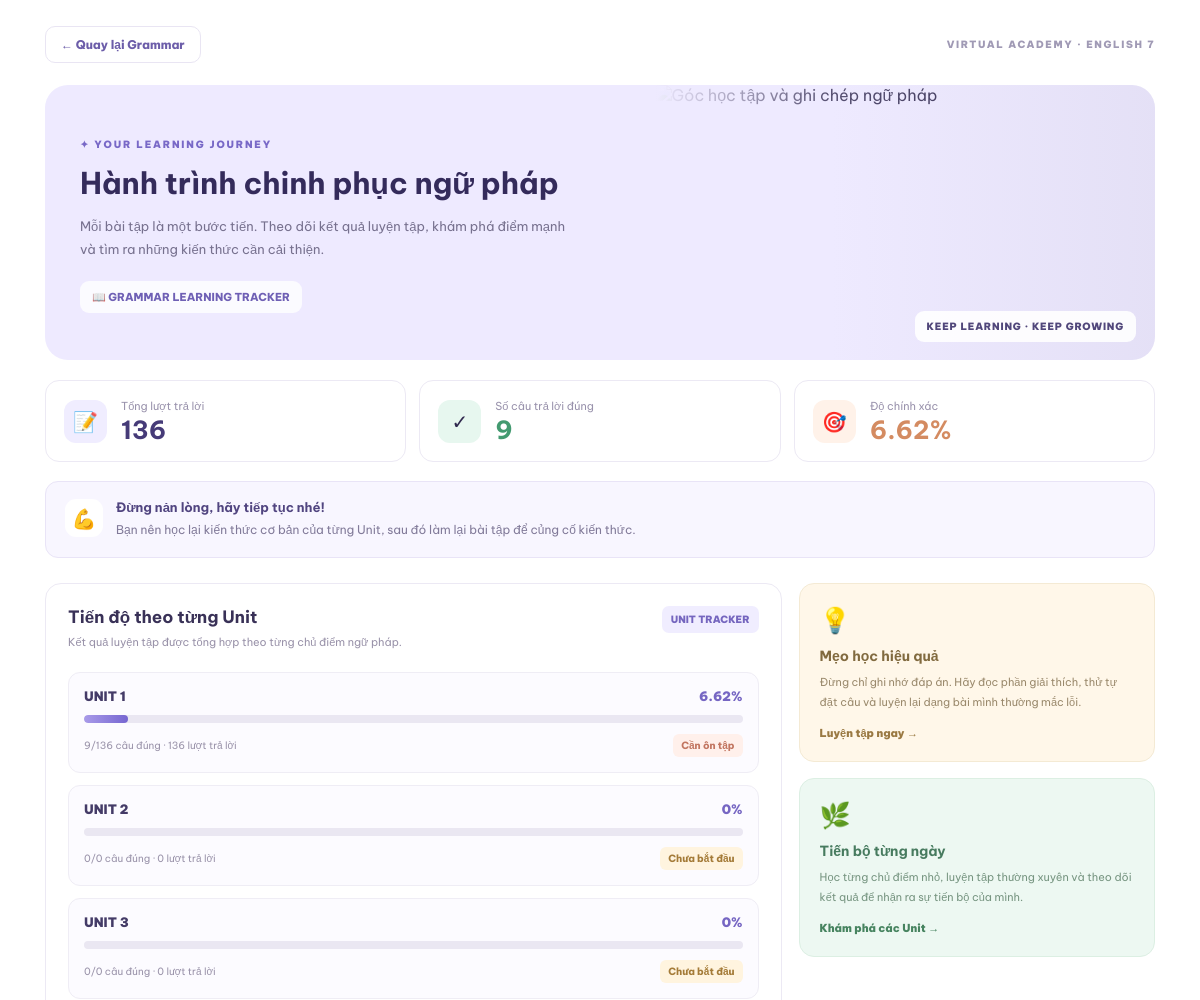
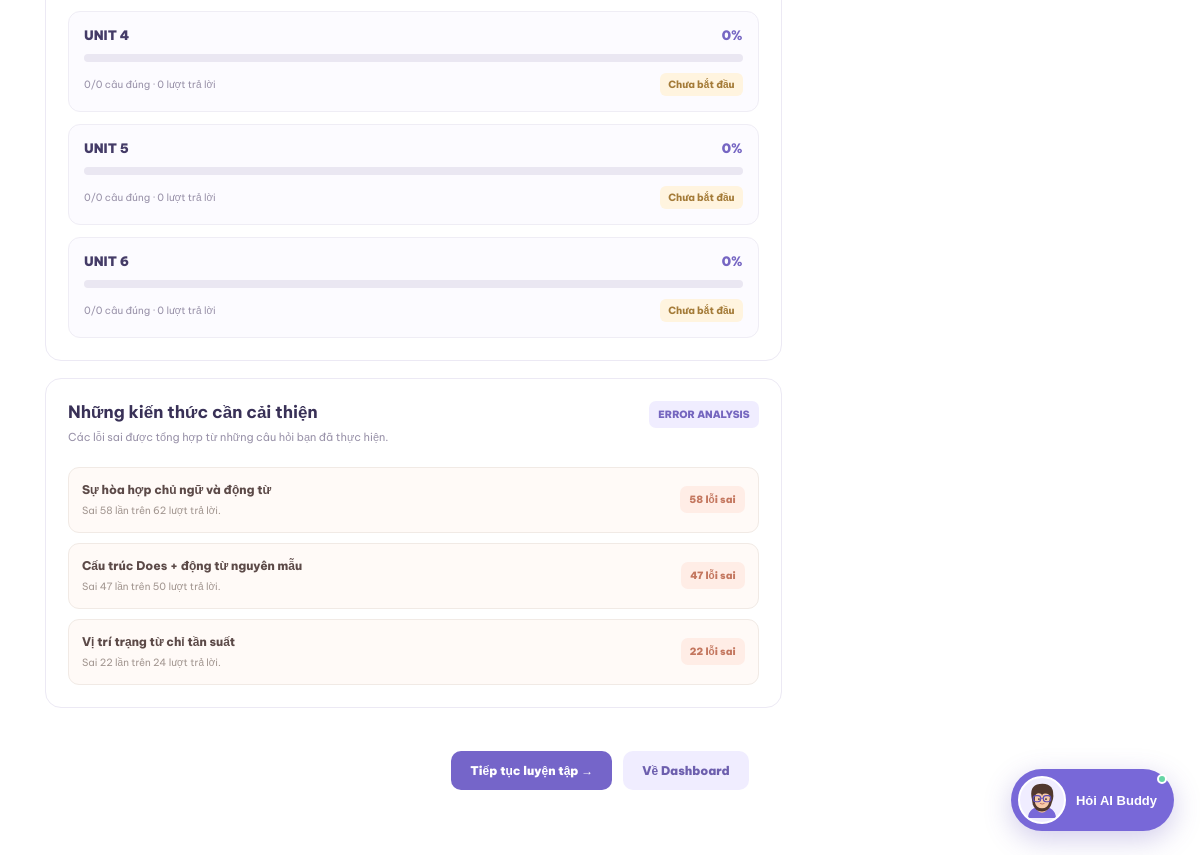
The page /grammar/progress (signed in) on the database its author committed (2 pictures, top to bottom).
### database.py (models this page shows)
class GrammarAttempt(db.Model):
    __tablename__ = "grammar_attempts"
    id = db.Column(db.Integer, primary_key=True)
    user_id = db.Column(
        db.Integer,
        db.ForeignKey("users.id"),
        nullable=False
    )
    question_id = db.Column(
        db.Integer,
        db.ForeignKey("grammar_questions.id"),
        nullable=False
    )
    user_answer = db.Column(db.Text)
    is_correct = db.Column(db.Boolean, default=False)
    attempted_at = db.Column(db.DateTime, default=datetime.utcnow)

class GrammarQuestion(db.Model):
    __tablename__ = "grammar_questions"
    id = db.Column(db.Integer, primary_key=True)
    unit = db.Column(db.Integer, nullable=False)
    topic = db.Column(db.String(150), nullable=False)
    question_type = db.Column(db.String(50), default="multiple_choice")
    question_text = db.Column(db.Text, nullable=False)
    option_a = db.Column(db.Text)
    option_b = db.Column(db.Text)
    option_c = db.Column(db.Text)
    option_d = db.Column(db.Text)
    correct_answer = db.Column(db.Text, nullable=False)
    explanation = db.Column(db.Text)
    difficulty = db.Column(db.String(30), default="basic")
    error_tag = db.Column(db.String(100))
    created_at = db.Column(db.DateTime, default=datetime.utcnow)

### grammar.py (the view)
@grammar_bp.route("/grammar/progress")
@student_required
def grammar_progress():
    attempts = db.session.query(
        GrammarAttempt,
        GrammarQuestion.unit,
        GrammarQuestion.error_tag
    ).join(
        GrammarQuestion,
        GrammarAttempt.question_id == GrammarQuestion.id
    ).filter(
        GrammarAttempt.user_id == current_user.id
    ).all()
    total_attempts = len(attempts)
    correct_attempts = sum(
        1 for attempt, unit, tag in attempts if attempt.is_correct
    )
    accuracy = (
        round(correct_attempts / total_attempts * 100, 2)
        if total_attempts else 0
    )
    unit_results = []
    for unit in range(1, 7):
        unit_attempts = [
            attempt
            for attempt, question_unit, tag in attempts
            if question_unit == unit
        ]
        unit_total = len(unit_attempts)
        unit_correct = sum(
            1 for attempt in unit_attempts if attempt.is_correct
        )
        unit_results.append({
            "unit": unit,
            "total": unit_total,
            "correct": unit_correct,
            "accuracy": (
                round(unit_correct / unit_total * 100, 2)
                if unit_total else 0
            )
        })
    error_stats = {}
    for attempt, unit, tag in attempts:
        if not tag:
            continue
        if tag not in error_stats:
            error_stats[tag] = {
                "total": 0,
                "incorrect": 0
            }
        error_stats[tag]["total"] += 1
        if not attempt.is_correct:
            error_stats[tag]["incorrect"] += 1
    return render_template(
        "grammar_progress.html",
        total_attempts=total_attempts,
        correct_attempts=correct_attempts,
        accuracy=accuracy,
        unit_results=unit_results,
        error_stats=error_stats
    )

### app.py (called while the page is built)
@login_manager.user_loader
def load_user(user_id):
    return db.session.get(User, int(user_id))

### grammar.py (called while the page is built)
def student_required(function):
    @wraps(function)
    @login_required
    def wrapper(*args, **kwargs):
        if current_user.role != "student":
            abort(403)
        return function(*args, **kwargs)
    return wrapper

### templates/grammar_progress.html (shortened to what this page needs)
{% extends "base.html" %}
{% block content %}
<div class="grp-page">
    <div class="grp-topbar">
        <a href="{{ url_for('grammar.grammar_home') }}" class="grp-back">
            ← Quay lại Grammar
        </a>
        <span class="grp-top-label">VIRTUAL ACADEMY · ENGLISH 7</span>
    </div>
    <section class="grp-hero">
        <div class="grp-hero-content">
            <div class="grp-eyebrow">✦ YOUR LEARNING JOURNEY</div>
            <h1>Hành trình chinh phục ngữ pháp</h1>
            <p>
                Mỗi bài tập là một bước tiến. Theo dõi kết quả luyện tập,
                khám phá điểm mạnh và tìm ra những kiến thức cần cải thiện.
            </p>
            <div class="grp-hero-note">
                📖 GRAMMAR LEARNING TRACKER
            </div>
        </div>
        <div class="grp-hero-image">
            <img
                src="https://images.unsplash.com/photo-1455390582262-044cdead277a?w=1000&auto=format&fit=crop&q=85"
                alt="Góc học tập và ghi chép ngữ pháp"
            >
            <span class="grp-image-label">KEEP LEARNING · KEEP GROWING</span>
        </div>
    </section>
    <section class="grp-overview">
        <div class="grp-stat">
            <div class="grp-stat-icon">📝</div>
            <div>
                <span class="grp-stat-label">Tổng lượt trả lời</span>
                <strong>{{ total_attempts }}</strong>
            </div>
        </div>
        <div class="grp-stat">
            <div class="grp-stat-icon">✓</div>
            <div>
                <span class="grp-stat-label">Số câu trả lời đúng</span>
                <strong>{{ correct_attempts }}</strong>
            </div>
        </div>
        <div class="grp-stat">
            <div class="grp-stat-icon">🎯</div>
            <div>
                <span class="grp-stat-label">Độ chính xác</span>
                <strong>{{ accuracy }}%</strong>
            </div>
        </div>
    </section>
    {% if total_attempts > 0 %}
    <section class="grp-feedback">
        <div class="grp-feedback-icon">
            {% if accuracy >= 90 %}
                🏆
            {% elif accuracy >= 70 %}
                🌟
            {% elif accuracy >= 50 %}
                🌱
            {% else %}
                💪
            {% endif %}
        </div>
        <div>
            {% if accuracy >= 90 %}
                <strong>Kết quả xuất sắc!</strong>
                <p>
                    Bạn đang nắm khá vững kiến thức ngữ pháp.
                    Hãy tiếp tục luyện tập để duy trì phong độ.
                </p>
            {% elif accuracy >= 70 %}
                <strong>Bạn đang tiến bộ rất tốt!</strong>
                <p>
                    Bạn đã có nền tảng tương đối vững.
                    Hãy tập trung sửa những lỗi còn lặp lại để cải thiện kết quả.
                </p>
            {% elif accuracy >= 50 %}
                <strong>Bạn đang từng bước tiến bộ.</strong>
                <p>
                    Hãy xem lại các câu trả lời sai và ôn tập những chủ điểm
                    ngữ pháp còn chưa chắc chắn.
                </p>
            {% else %}
                <strong>Đừng nản lòng, hãy tiếp tục nhé!</strong>
                <p>
                    Bạn nên học lại kiến thức cơ bản của từng Unit,
                    sau đó làm lại bài tập để củng cố kiến thức.
                </p>
            {% endif %}
        </div>
    </section>
    {% endif %}
    <div class="grp-main-grid">
        <div class="grp-content-column">
            <section class="grp-panel">
                <div class="grp-panel-heading">
                    <div>
                        <h2>Tiến độ theo từng Unit</h2>
                        <p>Kết quả luyện tập được tổng hợp theo từng chủ điểm ngữ pháp.</p>
                    </div>
                    <span class="grp-panel-badge">UNIT TRACKER</span>
                </div>
                {% if total_attempts > 0 %}
                <div class="grp-unit-list">
                    {% for item in unit_results %}
                    <div class="grp-unit">
                        <div class="grp-unit-top">
                            <span class="grp-unit-name">UNIT {{ item.unit }}</span>
                            <span class="grp-unit-score">{{ item.accuracy }}%</span>
                        </div>
                        <div class="grp-track">
                            <div class="grp-fill" data-width="{{ item.accuracy }}"></div>
                        </div>
                        <div class="grp-unit-bottom">
                            <span class="grp-unit-detail">
                                {{ item.correct }}/{{ item.total }} câu đúng
                                · {{ item.total }} lượt trả lời
                            </span>
                            {% if item.total == 0 %}
                            <span class="grp-status medium">Chưa bắt đầu</span>
                            {% elif item.accuracy >= 80 %}
                            <span class="grp-status good">Nắm vững</span>
                            {% elif item.accuracy >= 50 %}
                            <span class="grp-status medium">Cần luyện thêm</span>
                            {% else %}
                            <span class="grp-status low">Cần ôn tập</span>
                            {% endif %}
                        </div>
                    </div>
                    {% endfor %}
                </div>
                {% endif %}
            </section>
            <section class="grp-panel">
                <div class="grp-panel-heading">
                    <div>
                        <h2>Những kiến thức cần cải thiện</h2>
                        <p>Các lỗi sai được tổng hợp từ những câu hỏi bạn đã thực hiện.</p>
                    </div>
                    <span class="grp-panel-badge">ERROR ANALYSIS</span>
                </div>
                {% if error_stats %}
                {% set has_errors = namespace(value=false) %}
                <div class="grp-errors">
                    {% for tag, stats in error_stats.items() %}
                        {% if stats.incorrect > 0 %}
                            {% set has_errors.value = true %}
                            <div class="grp-error">
                                <div>
                                    <div class="grp-error-name">
                                        {{ error_names.get(tag, tag) }}
                                    </div>
                                    <div class="grp-error-description">
                                        Sai {{ stats.incorrect }} lần
                                        trên {{ stats.total }} lượt trả lời.
                                    </div>
                                </div>
                                <span class="grp-error-count">
                                    {{ stats.incorrect }} lỗi sai
                                </span>
                            </div>
                        {% endif %}
                    {% endfor %}
                </div>
                {% endif %}
            </section>
        </div>
        <aside class="grp-side-column">
            <div class="grp-side-panel">
                <div class="grp-side-icon">💡</div>
                <h3>Mẹo học hiệu quả</h3>
                <p>
                    Đừng chỉ ghi nhớ đáp án. Hãy đọc phần giải thích,
                    thử tự đặt câu và luyện lại dạng bài mình thường mắc lỗi.
                </p>
                <a href="{{ url_for('grammar.grammar_home') }}" class="grp-side-link">
                    Luyện tập ngay →
                </a>
            </div>
            <div class="grp-side-panel mint">
                <div class="grp-side-icon">🌿</div>
                <h3>Tiến bộ từng ngày</h3>
                <p>
                    Học từng chủ điểm nhỏ, luyện tập thường xuyên
                    và theo dõi kết quả để nhận ra sự tiến bộ của mình.
                </p>
                <a href="{{ url_for('grammar.grammar_home') }}" class="grp-side-link">
                    Khám phá các Unit →
                </a>
            </div>
        </aside>
    </div>
    <div class="grp-actions">
        <a href="{{ url_for('grammar.grammar_home') }}" class="grp-action primary">
            Tiếp tục luyện tập →
        </a>
        <a href="{{ url_for('dashboard') }}" class="grp-action secondary">
            Về Dashboard
        </a>
    </div>
</div>
{% endblock %}

### static/css/style.css (style rules this page uses)
:root { --dark: #20212c; --purple: #7665d8; --light-purple: #f0edff; --text: #777887; --background: #faf9ff; }
* { margin: 0; padding: 0; box-sizing: border-box; }
html { scroll-behavior: smooth; min-height: 100%; }
body { min-height: 100%; font-family: 'Be Vietnam Pro', sans-serif; background: white; color: var(--dark); overflow-x: hidden; }
a { text-decoration: none; color: inherit; }

### rows shown on the page
GrammarAttempt: unit "3", accuracy "0", correct "0", total "0", shows "Chưa bắt đầu", incorrect "47", total "50"
GrammarAttempt: incorrect "58", total "62"
GrammarQuestion: get "Sự hòa hợp chủ ngữ và động từ"
GrammarQuestion: get "Cấu trúc Does + động từ nguyên mẫu"
GrammarAttempt: incorrect "22", total "24"
GrammarQuestion: get "Vị trí trạng từ chỉ tần suất"

### other values the page prints
{{ total_attempts }} "136"
{{ correct_attempts }} "9"
{{ accuracy }} "6.62"
{{ item.unit }} "1" "2" "4" "5" "6"
{{ item.accuracy }} "6.62" "0" "0" "0" "0"
{{ item.correct }} "9" "0" "0" "0" "0"
{{ item.total }} "136" "0" "0" "0" "0"
